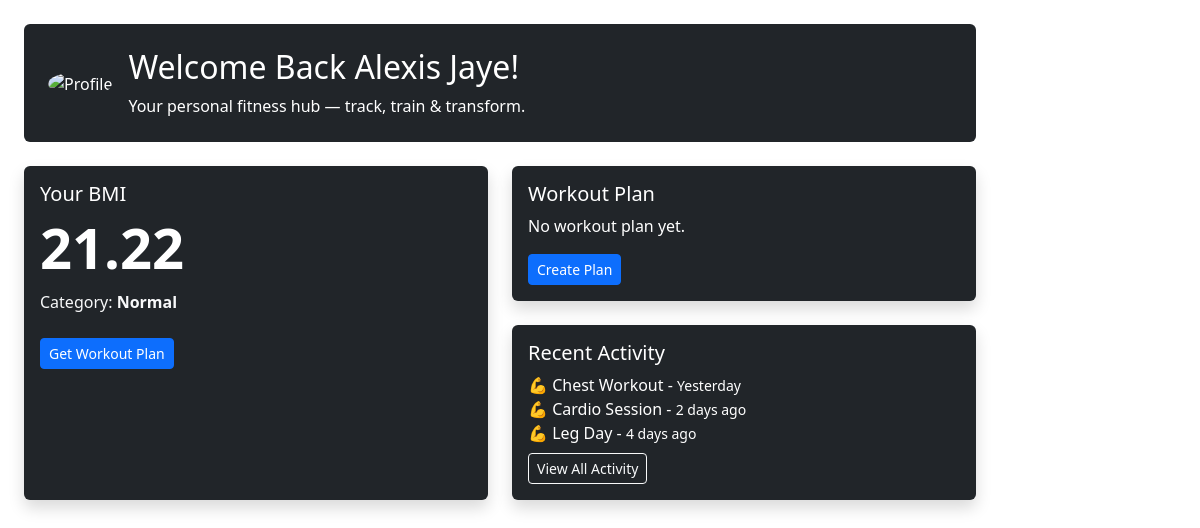
Before: /user/profile/profile.php (signed in) with the older database file.
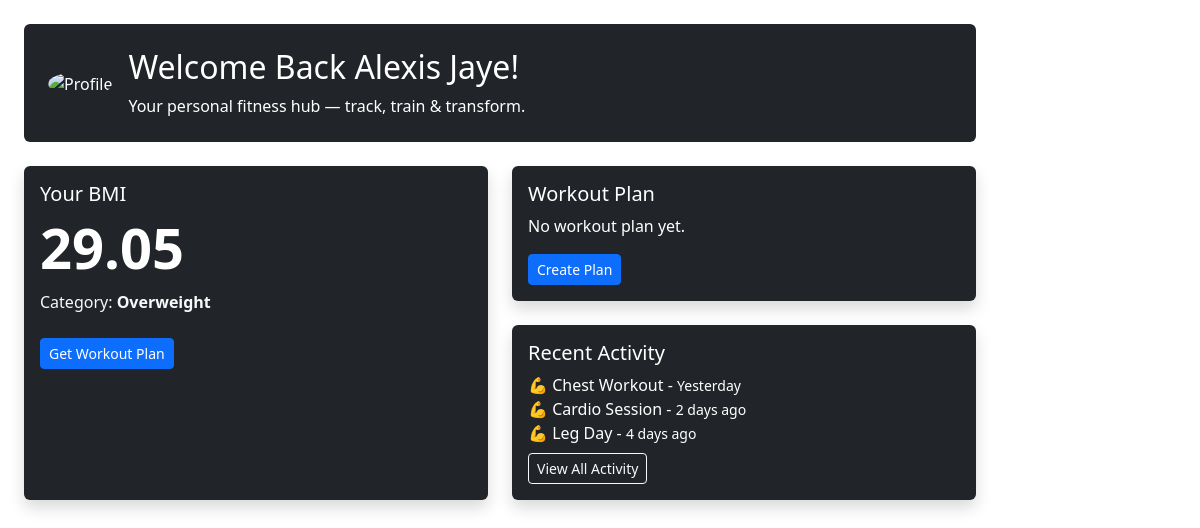
After: the same page with the newer database file.
### tables this page shows
CREATE TABLE `bmi_records` (
  `id` int(11) NOT NULL,
  `client_id` int(11) NOT NULL,
  `weight` decimal(5,2) NOT NULL,
  `height` decimal(5,2) NOT NULL,
  `BMI` decimal(5,2) NOT NULL,
  `created_at` datetime NOT NULL,
  `modified_at` timestamp NOT NULL DEFAULT current_timestamp() ON UPDATE current_timestamp(),
  `bmi_classification` varchar(244) NOT NULL,
  `status` varchar(255) NOT NULL
);

### objects/bmi_record.php (called while the page is built, shortened)
<?php
class BMIRecord{
    private $conn;
    private $table_name = "bmi_records";
    public $client_id;
    public function __construct($db){
        $this->conn = $db;
    }
    function checkBmiRecord() {
        $query = "SELECT * FROM " . $this->table_name . "
                WHERE client_id = :client_id
                LIMIT 0,1";
        $stmt = $this->conn->prepare($query);
        $stmt->bindParam(":client_id", $this->client_id);
        $stmt->execute();
        $row = $stmt->fetch(PDO::FETCH_ASSOC);
        if ($row) {
            $this->bmi = $row['BMI'] ?? null;
            $this->status = $row['status'] ?? null;
            $this->bmi_classification = $row['bmi_classification'] ?? null;
            return true;
        }
    }
}
?>

### user/profile/profile.php (the view, shortened to what this page needs)
<?php
include_once '../../../objects/bmi_record.php';
$database = new Database();
$db = $database->getConnection();
$BMI_record = new BMIRecord($db);
$BMI_record->client_id = $_SESSION['user_id'];
$BMI_record->checkBmiRecord();
$category = $BMI_record->bmi_classification ?? "No data";
$BMI_value = $BMI_record->bmi ?? "—";
$show_plan_button = ($BMI_record->status == "No Plan");
$plan_name = "Beginner Fat Loss";
$plan_goal = "Lose weight and improve endurance";
$activities = [
    ["name" => "Chest Workout", "date" => "Yesterday"],
    ["name" => "Cardio Session", "date" => "2 days ago"],
    ["name" => "Leg Day", "date" => "4 days ago"]
];
include '../layout/header.php';
?>
<div class="col-md-9 col-lg-10 p-4">
    <div class="bg-dark text-white p-4 rounded mb-4 d-flex align-items-center">
        <div class="me-3">
            <img src="../../../assets/images/default-avatar.png"
                 alt="Profile"
                 class="rounded-circle"
                 width="60"
                 height="60"
                 style="object-fit: cover;">
        </div>
        <div>
            <h2>Welcome Back <?php echo $_SESSION['firstname']; ?>!</h2>
            <p class="mb-0">Your personal fitness hub — track, train & transform.</p>
        </div>
    </div>
    <div class="row g-4">
        <div class="col-md-6">
            <div class="card bg-dark text-white shadow h-100 border-0">
                <div class="card-body">
                    <h5 class="card-title">Your BMI</h5>
                    <h1 class="display-4 fw-bold">
                        <?php echo $BMI_value; ?>
                    </h1>
                    <p class="text-light">
                        Category: <strong><?php echo $category; ?></strong>
                    </p>
                    <?php if ($show_plan_button): ?>
                        <a href="create_plan.php" class="btn btn-primary btn-sm mt-2">
                            Get Workout Plan
                        </a>
                    <?php else: ?>
                        <span class="badge bg-success mt-2">
                            Workout Plan Active
                        </span>
                    <?php endif; ?>
                </div>
            </div>
        </div>
        <div class="col-md-6">
            <div class="card bg-dark text-white shadow mb-4 border-0">
                <div class="card-body">
                    <h5 class="card-title">Workout Plan</h5>
                    <?php if (!$show_plan_button): ?>
                        <p class="mb-1"><strong><?php echo $plan_name; ?></strong></p>
                        <p class="mb-2"><?php echo $plan_goal; ?></p>
                        <a href="view_plan.php" class="btn btn-outline-light btn-sm">
                            View Plan
                        </a>
                    <?php else: ?>
                        <p>No workout plan yet.</p>
                        <a href="create_plan.php" class="btn btn-primary btn-sm">
                            Create Plan
                        </a>
                    <?php endif; ?>
                </div>
            </div>
            <div class="card bg-dark text-white shadow border-0">
                <div class="card-body">
                    <h5 class="card-title">Recent Activity</h5>
                    <ul class="list-unstyled mb-2">
                        <?php foreach ($activities as $act): ?>
                            <li>
                                💪 <?php echo $act['name']; ?> -
                                <small><?php echo $act['date']; ?></small>
                            </li>
                        <?php endforeach; ?>
                    </ul>
                    <a href="activity.php" class="btn btn-outline-light btn-sm">
                        View All Activity
                    </a>
                </div>
            </div>
        </div>
    </div>
</div>

Changed rows visible on the page:
changed bmi_records: BMI "21.22" → "29.05"; bmi_classification "Normal" → "Overweight"
